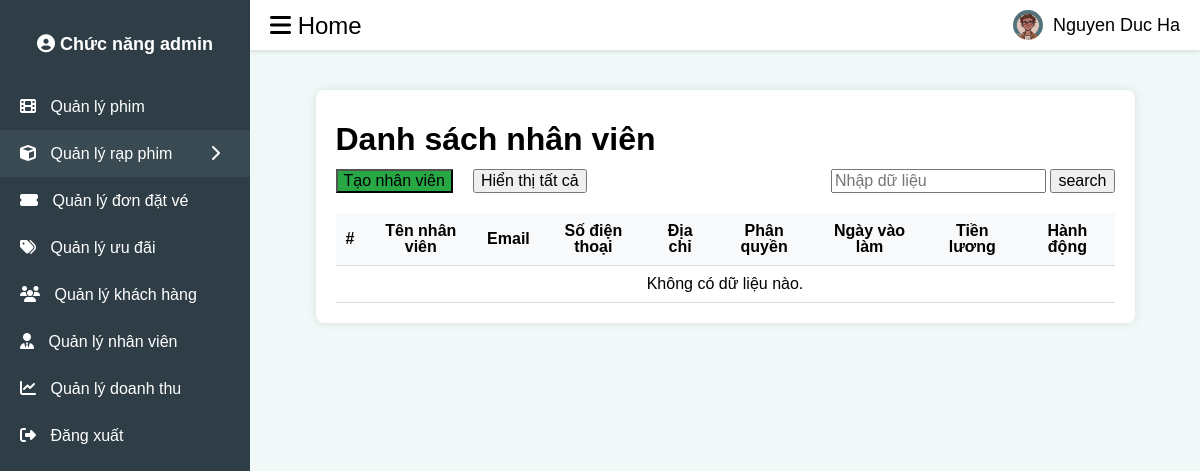
/admin/employees/employees.php, run on an earlier commit of the app's database.
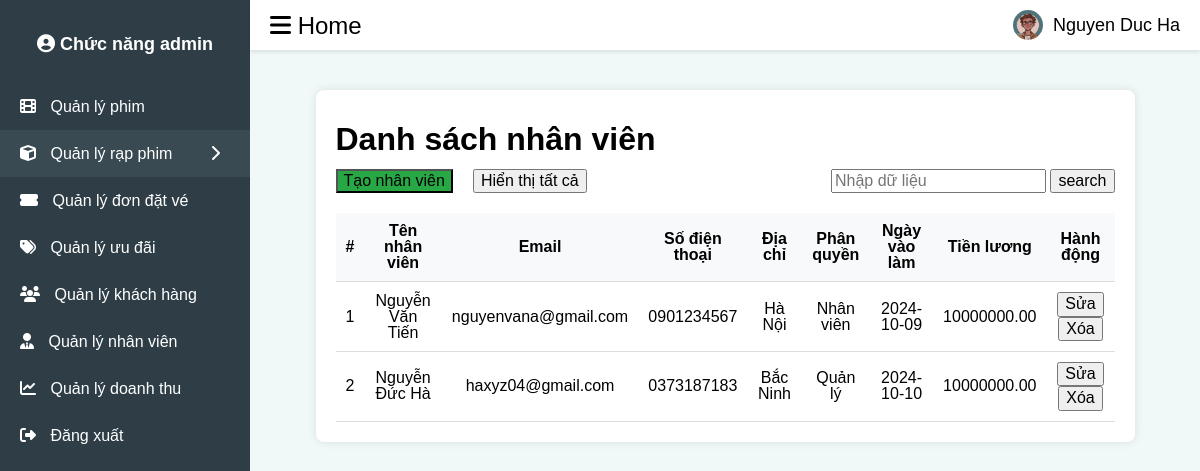
And on a later commit of the database.
### tables this page shows
CREATE TABLE `employees` (
  `id` int(11) NOT NULL,
  `employee_name` varchar(255) NOT NULL,
  `email` varchar(255) NOT NULL,
  `phone` varchar(15) DEFAULT NULL,
  `address_nv` varchar(255) DEFAULT NULL,
  `position` varchar(100) DEFAULT NULL,
  `hire_date` date DEFAULT NULL,
  `salary` decimal(10,2) DEFAULT NULL
);

### admin/employees/employees.php (the view, shortened to what the changed rows need)
<?php
include '../../user/db_connection.php';
$search = isset($_GET['search']) ? addslashes($_GET['search']) : '';
?>
<!DOCTYPE html>
<html lang="en">
<head>
    <link rel="stylesheet" href="https://cdnjs.cloudflare.com/ajax/libs/normalize/8.0.1/normalize.min.css" />
    <link rel="stylesheet" href="../../assets/css/base.css">
    <link rel="stylesheet" href="../css/mainadmin.css">
    <link rel="stylesheet" href="../movie_management/ad_movie.css">
    <link rel="stylesheet" href="/4scinema/assets/fonts/fontawesome-free-6.6.0-web/css/all.min.css">
</head>
<body>
<div class="sidebar">
        <h2>
            <a href="../admin.php">
                <i class="fas fa-user-circle"></i>
                Chức năng admin
            </a>
        </h2>
    </div>
    <div class="content">
        <div class="container">
            <div class="main-header">
                <h1> Danh sách nhân viên</h1>
            </div>
            <table>
                <thead>
                    <tr>
                        <th>#</th>
                        <th>Tên nhân viên</th>
                        <th>Email</th>
                        <th>Số điện thoại </th>
                        <th>Địa chỉ</th>
                        <th>Phân quyền</th>
                        <th>Ngày vào làm</th>
                        <th>Tiền lương</th>
                        <th>Hành động</th>
                    </tr>
                </thead>
                <tbody id="promotionList">
                    <?php
                     if (!empty($search)) {
                        $query = "SELECT * FROM employees WHERE employee_name LIKE '%$search%'";
                        $result = $conn->query($query);
                        $count=1;
                        if ($result->num_rows > 0) {
                            while ($row = $result->fetch_assoc()) {
                                echo '<tr>';
                                echo '<td>' . $count++ .  '</td>';
                                echo '<td>' . $row['employee_name'] . '</td>';
                                echo '<td>' . $row['email'] . '</td>';
                                echo '<td>' . $row['phone'] . '</td>';
                                echo '<td>' . $row['address_nv'] . '</td>';
                                echo '<td>' . $row['position'] . '</td>';
                                echo '<td>' . $row['hire_date'] . '</td>';
                                echo '<td>' . $row['salary'] . '</td>';
                                echo '<td><button  class="edit" onclick="openEditModal(' . $row['id'] . ')">Sửa</button>
                                <button class="delete" onclick="deleteEmployee(' . $row['id'] . ')">Xóa</button></td>';
                                echo '</td>';
                            }
                        } else {
                            echo '<tr><td colspan="9">Không có dữ liệu nào.</td></tr>';
                        }
                     }else {
                         $query = "SELECT * FROM employees";
                         $result = $conn->query($query);
                         $count = 1;
                         if ($result->num_rows > 0) {
                             while ($row = $result->fetch_assoc()) {
                                 echo '<tr>';
                                 echo '<td>' . $count++ .  '</td>';
                                 echo '<td>' . $row['employee_name'] . '</td>';
                                 echo '<td>' . $row['email'] . '</td>';
                                 echo '<td>' . $row['phone'] . '</td>';
                                 echo '<td>' . $row['address_nv'] . '</td>';
                                 echo '<td>' . $row['position'] . '</td>';
                                 echo '<td>' . $row['hire_date'] . '</td>';
                                 echo '<td>' . $row['salary'] . '</td>';
                                 echo '<td><button  class="edit" onclick="editEmployee(' . $row['id'] . ')">Sửa</button>
                                 <button class="delete" onclick="deleteEmployee(' . $row['id'] . ')">Xóa</button></td>';
                             }
                         } else {
                             echo '<tr><td colspan="9">Không có dữ liệu nào.</td></tr>';
                         }
                     }
                    ?>
                </tbody>
            </table>
        </div>
    </div>
</body>
</html>

What changed in the data, as far as the page shows it:
added employees: employee_name "Nguyễn Văn Tiến", email "nguyenvana@gmail.com", phone "0901234567", address_nv "Hà Nội", position "Nhân viên", hire_date "2024-10-09", salary "10000000.00"
added employees: employee_name "Nguyễn Đức Hà", email "haxyz04@gmail.com", phone "0373187183", address_nv "Bắc Ninh", position "Quản lý", hire_date "2024-10-10", salary "10000000.00"
Also different on the page:
text no longer shown: "Không có dữ liệu nào."
